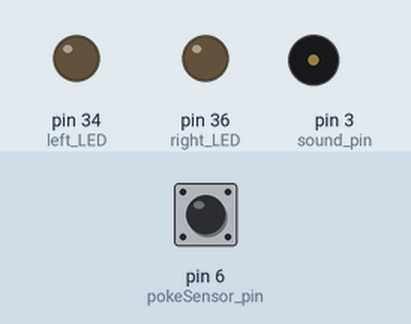
The sketch below on a simulated Arduino Mega 2560, built with avr-gcc and run on an emulated ATmega2560. On the bench: output pins drawn as LEDs (lit = HIGH), buzzer (waves = sounding). Inputs (shaded band) come from the test bench; at power-on: pin 6 (pokeSensor_pin) HIGH. Pins used as bus, display or sensor lines are not drawn; what the sketch prints to the serial monitor is not drawn.

Above: at 6.8 s.
6.9 s: pin 6 (pokeSensor_pin) pulsed LOW 2 times (0.12 s each, 0.3 s apart)
At 8.2 s:
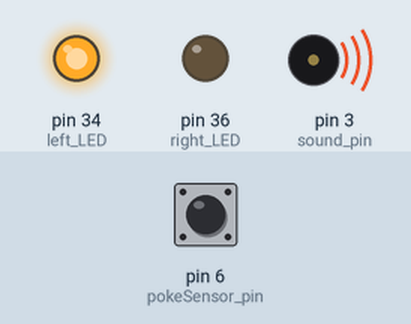
At 8.57 s:
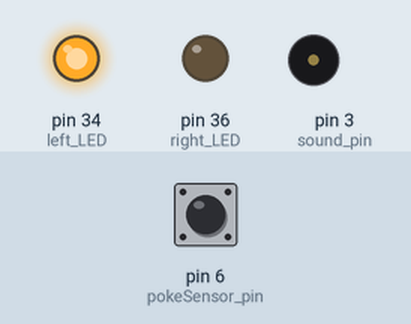
Timing chart, 0 to 10.1 s (numbered marks = the images above; inputs shaded):
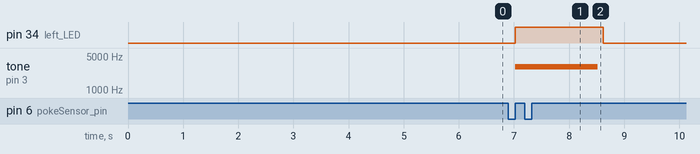

The sketch:

final_interleaved_sound_discrimination_poke_induced_milk.ino.ino
```cpp
// this code is used to train the mice to first do either left or right licks to collect milk reward contingent on the frequency of the sound
// Mice initiate a trial by poking the central port, which triggers the speaker to play a sound. After sound presentation, mice need to lick the correct spout to collect the reward
// otherwise the mice will get a timeout of 10 seconds for no rewards.

byte pokeSensor_pin = 6;
byte sound_pin = 3; // to left and right DAQ
byte licksensorPin_left = 4;
byte licksensorPin_right = 5;
byte pumpTrigger_left = 8; //to DAQ
byte trialTrigger_left = 11;
byte trialTrigger_right = 12;
byte pumpTrigger_right = 10; //to DAQ
byte pokeOnsetTrigger = 7; //to DAQ
byte right_LED = 36;
byte left_LED = 34;

bool pokeSensorState = 0;
bool pokeState = 0;
bool lickSensorState_left = 0;
bool lickSensorState_right = 0;
bool left_lick_state = 0;
bool right_lick_state = 0;
bool left_training = 1;
bool left_trial_state = 0;
bool right_trial_state = 0;


int trialCounter = 0;
int min_poke_gap = 3000; // sound will only play once  even if more than one pokes are detected in this time window
int lick_time_window = 10*1000; // mice need to lick inside this time window to activate the pump
int lickNum = 1; // number of licks needed to activate the pump
int lickCounter = 0;
int minLickDuration = 1; // minimum duration to be considered as a lick
int minPokeDuration = 100; // minimum duration for a successful poke

const int refresherNum = 0; // number of refresher trials before real experiments
const int blockNumber = 15;
const int trialInBlock = 20; // number of trial in a block
const int extraTraining = 10;
const int trialNumber=refresherNum+blockNumber*trialInBlock+extraTraining;

int trial_array[trialNumber];
//int interval_array[trialNumber];
int refresher_array[refresherNum];
// int block_array[trialInBlock]={1,0,1,1,0,1,0,0,1,0,1,1,1,0,0,1,1,0,0,0}; // 0 indicates left lick trials, 1 indicates right lick trials.
int block_array[trialInBlock]={0,0,0,0,1,1,1,1,1,1,0,0,0,0,1,1,1,1,1,1};
// int block_array[trialInBlock]={0,0,0,0,0,0,0,0,0,0,0,0,0,0,0,0,0,0,0,0};
// int block_array[trialInBlock]={0,0,1,1,1,1,1,1,0,0};
// int interval_block_array[trialInBlock]={25,18,20,24,18,16,25,20,17,22};
//int interval_block_array[trialInBlock]={5,5,5,5,5,5,5,5,5,5};

unsigned long current_time = 0;
unsigned long previous_time = 0;
unsigned long poke_off_time = 0;
unsigned long poke_onset_time = 0;
unsigned long poke_on_time = 0;
unsigned long poke_offset_time = 0;
unsigned long poke_duration = 0;
unsigned long left_trial_time_on = 0;
unsigned long right_trial_time_on = 0;
unsigned long current_left_trial_time = 0;
unsigned long current_right_trial_time = 0;
unsigned long left_trial_on_time = 0;
unsigned long right_trial_on_time = 0;

unsigned long left_lick_off_time = 0;
unsigned long left_lick_onset_time = 0;
unsigned long left_lick_on_time = 0;
unsigned long left_lick_offset_time = 0;
unsigned long left_lick_duration = 0;

unsigned long right_lick_off_time = 0;
unsigned long right_lick_onset_time = 0;
unsigned long right_lick_on_time = 0;
unsigned long right_lick_offset_time = 0;
unsigned long right_lick_duration = 0;

void setup() {
  pinMode(pokeSensor_pin, INPUT);
  digitalWrite(pokeSensor_pin, HIGH); //pull up the pin FOR IR sensor
  pinMode(licksensorPin_left, INPUT);
  pinMode(licksensorPin_right, INPUT);
  pinMode(pumpTrigger_left, OUTPUT);
  pinMode(pumpTrigger_right, OUTPUT);
  pinMode(sound_pin, OUTPUT);
  pinMode(pokeOnsetTrigger,OUTPUT);
  pinMode(trialTrigger_left, OUTPUT);
  pinMode(trialTrigger_right, OUTPUT);
  pinMode(left_LED, OUTPUT);
  pinMode(right_LED, OUTPUT);
  Serial.begin(9600);
  Serial.println("training begin!");

  int i = 0;
  int j = 0;
    for(i=0;i<blockNumber;i++){
      for(j=0;j<trialInBlock;j++){
        trial_array[refresherNum+i*trialInBlock+j]=block_array[j];
        //interval_array[refresherNum+i*trialInBlock+j]=interval_block_array[j];
      }
    }
    for (i=0;i<refresherNum;i++){
      trial_array[i]=1;
      //interval_array[i]=5;
    }
    for (i=0;i<extraTraining;i++){
      trial_array[refresherNum+blockNumber*trialInBlock+i]=0;
     // interval_array[refresherNum+blockNumber*trialInBlock+i]=20;
    }
    for (i=0;i<trialNumber;i++){
      Serial.print(i);
      Serial.print(" trial is : ");
      Serial.println(trial_array[i]);
      // Serial.print(" with interval: ");
      // Serial.println(interval_array[i]);
    }
}

void loop() {
  if(trialCounter<trialNumber){
    current_time = millis();
    pokeSensorState = digitalRead(pokeSensor_pin);
    nose_poke_detection();// detect a successful nose poke and play a sound, set a time window for lick detection and milk delivery

  }
}

void nose_poke_detection(){
  if (pokeState == 0 && pokeSensorState == 1){
      poke_off_time = millis();
    }
    else if (pokeState == 0 && pokeSensorState == 0){
      poke_onset_time = poke_off_time;
      poke_on_time = millis();
      digitalWrite(pokeOnsetTrigger, HIGH);
      pokeState = 1;
   }
   else if (pokeState == 1 && pokeSensorState ==0){
     poke_on_time = millis();
   }
   else {
      digitalWrite(pokeOnsetTrigger, LOW);

      pokeState = 0;
      poke_offset_time = poke_on_time;
      poke_duration = poke_offset_time-poke_onset_time;
      if (poke_duration >= minPokeDuration && poke_offset_time - previous_time > min_poke_gap){
        if(trial_array[trialCounter] == 0){
          tone (sound_pin, 3000,1500);
          digitalWrite(left_LED, HIGH);
          // left_trial_state =1;
          // left_trial_time_on = current_time;

          //delay(500);
          left_milkDelivery();
          previous_time = current_time;
        }
        if (trial_array[trialCounter] == 1){
          tone (sound_pin, 15000,1500);
          // right_trial_state =1;
          // right_trial_time_on = current_time;
         digitalWrite(right_LED, HIGH);
         //delay(500);
         right_milkDelivery();
         previous_time = current_time;
        }
        trialCounter++;
        Serial.print("current trial is: ");
        Serial.println(trialCounter);
      }
   }
}


void left_milkDelivery(){

  digitalWrite (pumpTrigger_left, HIGH);
  delay(100);
  digitalWrite(pumpTrigger_left, LOW);
  delay(1500);
  digitalWrite(left_LED, LOW);
}
void right_milkDelivery(){

  digitalWrite (pumpTrigger_right, HIGH);
  delay(100);
  digitalWrite(pumpTrigger_right, LOW);
  delay(1500);
  digitalWrite(right_LED, LOW);
}
```

Measured:
- after the input at 6.9 s, pin 34 (left_LED): LOW → HIGH after 0.12 s, → LOW 1.6 s later; tone on pin 3 (sound_pin): silent → 3000 Hz after 0.12 s, → silent 1.5 s later
